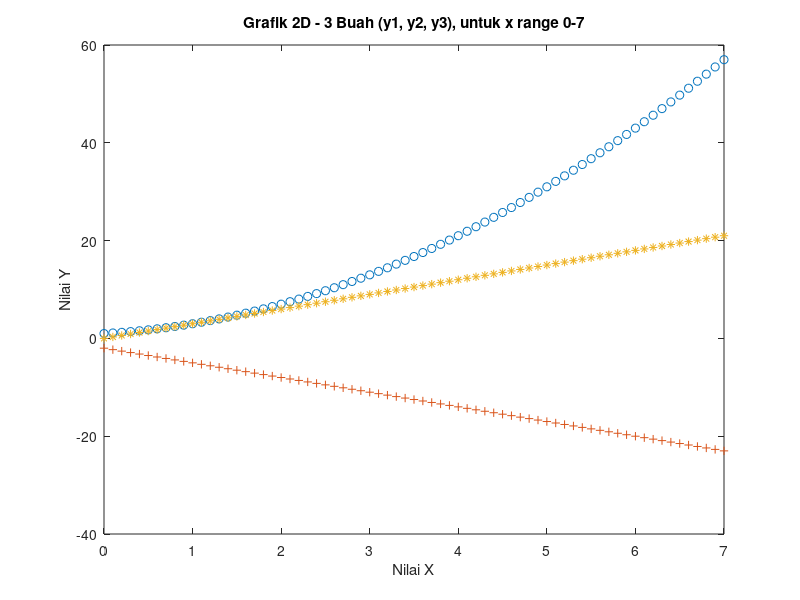

Write the MATLAB code that produced this figure. (Note: this script raises an error after producing the figure.)
% License: UNLICENSE
% =======
% Created with VIM, tested with octave.

% Soal:
% Gambarkan 3 buah grafik dalam satu jendela
% a) y1 = x^2 +x+1
% b) y2 = −3x- 2
% c) y3 = 3x

x = [0:0.1:7]

y1 = x.^2+x+1
y2 = -3*x-2
y3 = 3*x
plot(
    x, y1, "o",
    x, y2, "+",
    x, y3, "*"
)

% label + title
xlabel("Nilai X")
ylabel("Nilai Y")
title("Grafik 2D - 3 Buah (y1, y2, y3), untuk x range 0-7")

% TODO - Note for myself: gtext add text to your cursor that can be placed by clicking on the plot
gtext("y1 = x^2 + x + 1")
gtext("y2 = -3x - 2")
gtext("y3 = 3x")
